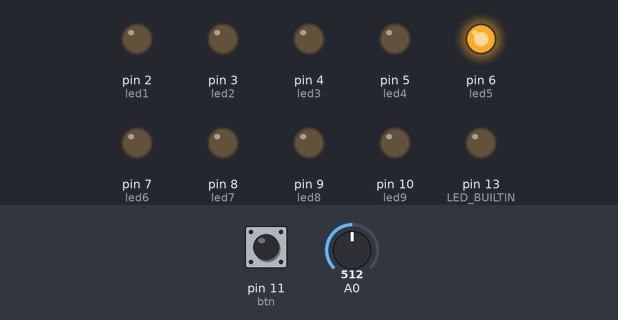
The sketch below on a simulated Arduino Uno, built with avr-gcc and run on an emulated ATmega328P. Shown: output pins drawn as LEDs (lit = HIGH). Inputs (shaded band) come from the test bench; at power-on: A0 = 512, pin 11 (btn) HIGH.

Above: at 1.2 s.
1.3 s: A0 set to 621
2.8 s: A0 set to 649
At 3.2 s:
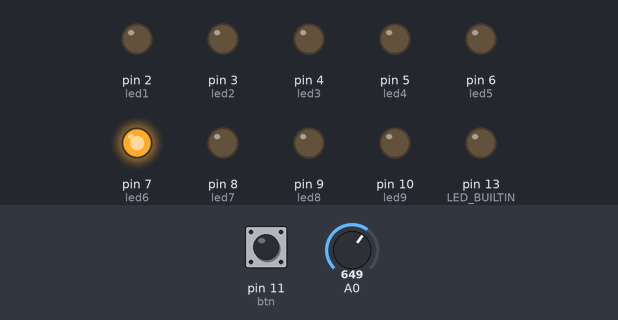
4.3 s: A0 set to 511
At 4.6 s:
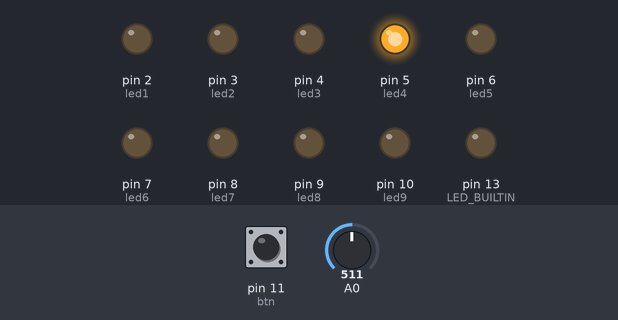
5.8 s: A0 set to 399
7.3 s: A0 set to 374
At 8.5 s:
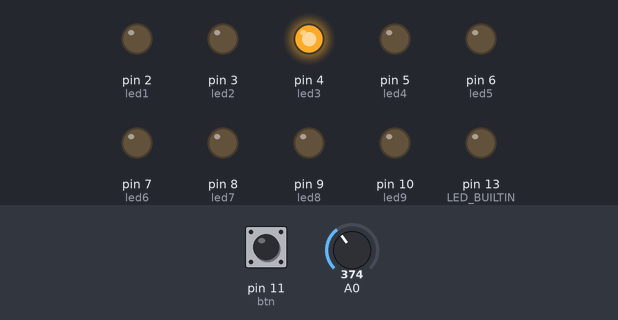
8.8 s: A0 set to 716
At 9.9 s:
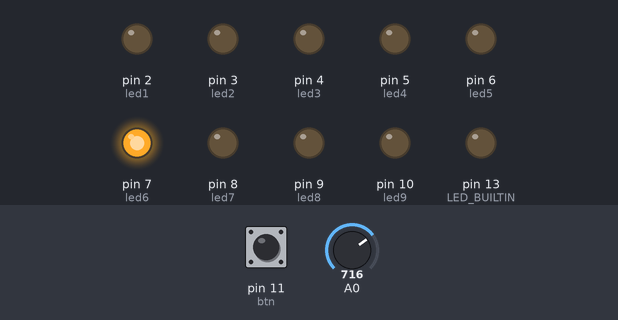
Timing chart, 0 to 11.3 s (numbered marks = the images above; inputs shaded):
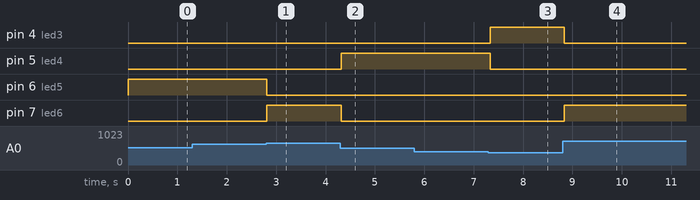

The sketch:

questao.ino
```cpp
// C++ code
//

int led1 = 2;
int led2 = 3;
int led3 = 4;
int led4 = 5;
int led5 = 6;
int led6 = 7;
int led7 = 8;
int led8 = 9;
int led9 =10;
int btn = 11;

//manter LED selecionado ligado
bool t1=false, t2=false, t3=false, t4=false, t5=false, t6=false, t7=false, t8=false, t9=false;

int ultimoBotao = LOW;

void piscarLed(int pino, int vezes, int duracao);

void setup()
{
  pinMode(LED_BUILTIN, OUTPUT);
  pinMode(led1,OUTPUT);
  pinMode(led2,OUTPUT);
  pinMode(led3,OUTPUT);
  pinMode(led4,OUTPUT);
  pinMode(led5,OUTPUT);
  pinMode(led6,OUTPUT);
  pinMode(led7,OUTPUT);
  pinMode(led8,OUTPUT);
  pinMode(led9,OUTPUT);
  pinMode(btn,INPUT_PULLUP);
  Serial.begin(9600);
}

void loop()
{
  //Potenciômetro
  int valor = analogRead(A0);

  int selecionado = map(valor, 0, 1023, 1, 9);

  int estadoBotao = digitalRead(btn);

   // detecta clique
  if(estadoBotao == LOW && ultimoBotao == HIGH) {
    if(selecionado == 1) t1 = true;
    if(selecionado == 2) t2 = true;
    if(selecionado == 3) t3 = true;
    if(selecionado == 4) t4 = true;
    if(selecionado == 5) t5 = true;
    if(selecionado == 6) t6 = true;
    if(selecionado == 7) t7 = true;
    if(selecionado == 8) t8 = true;
    if(selecionado == 9) t9 = true;
  }

  ultimoBotao = estadoBotao;

   // controle dos LEDs
  digitalWrite(led1, t1 || selecionado == 1);
  digitalWrite(led2, t2 || selecionado == 2);
  digitalWrite(led3, t3 || selecionado == 3);
  digitalWrite(led4, t4 || selecionado == 4);
  digitalWrite(led5, t5 || selecionado == 5);
  digitalWrite(led6, t6 || selecionado == 6);
  digitalWrite(led7, t7 || selecionado == 7);
  digitalWrite(led8, t8 || selecionado == 8);
  digitalWrite(led9, t9 || selecionado == 9);


 if (
  // reseta LINHAS
  ((t1 || selecionado == 1) && (t2 || selecionado == 2) && (t3 || selecionado == 3)) ||
  ((t4 || selecionado == 4) && (t5 || selecionado == 5) && (t6 || selecionado == 6)) ||
  ((t7 || selecionado == 7) && (t8 || selecionado == 8) && (t9 || selecionado == 9)) ||

  // reseta COLUNAS
  ((t1 || selecionado == 1) && (t4 || selecionado == 4) && (t7 || selecionado == 7)) ||
  ((t2 || selecionado == 2) && (t5 || selecionado == 5) && (t8 || selecionado == 8)) ||
  ((t3 || selecionado == 3) && (t6 || selecionado == 6) && (t9 || selecionado == 9)) ||

  // reseta DIAGONAIS
  ((t1 || selecionado == 1) && (t5 || selecionado == 5) && (t9 || selecionado == 9)) ||
  ((t3 || selecionado == 3) && (t5 || selecionado == 5) && (t7 || selecionado == 7))
)
{
  t1 = t2 = t3 = t4 = t5 = t6 = t7 = t8 = t9 = false;
  delay(300);
}
  delay(50);

}

void piscarLed(int pino, int vezes, int duracao) {
  for(int i = 0; i < vezes; i++) {
    digitalWrite(pino, HIGH);
    delay(duracao);
    digitalWrite(pino, LOW);
    delay(duracao);
  }
}
```

Measured:
- the behaviour switches between 639 and 640 on A0 (found by bisection; images 0 and 1)
- the behaviour switches between 384 and 383 on A0 (found by bisection; images 2 and 3)
- after the input at 1.3 s, every drawn part: stays the same
- after the input at 2.8 s, pin 6 (led5): HIGH → LOW at once; pin 7 (led6): LOW → HIGH at once
- after the input at 4.3 s, pin 5 (led4): LOW → HIGH at once; pin 7 (led6): HIGH → LOW at once
- after the input at 5.8 s, every drawn part: stays the same
- after the input at 7.3 s, pin 4 (led3): LOW → HIGH at once; pin 5 (led4): HIGH → LOW at once
- after the input at 8.8 s, pin 4 (led3): HIGH → LOW at once; pin 7 (led6): LOW → HIGH at once
